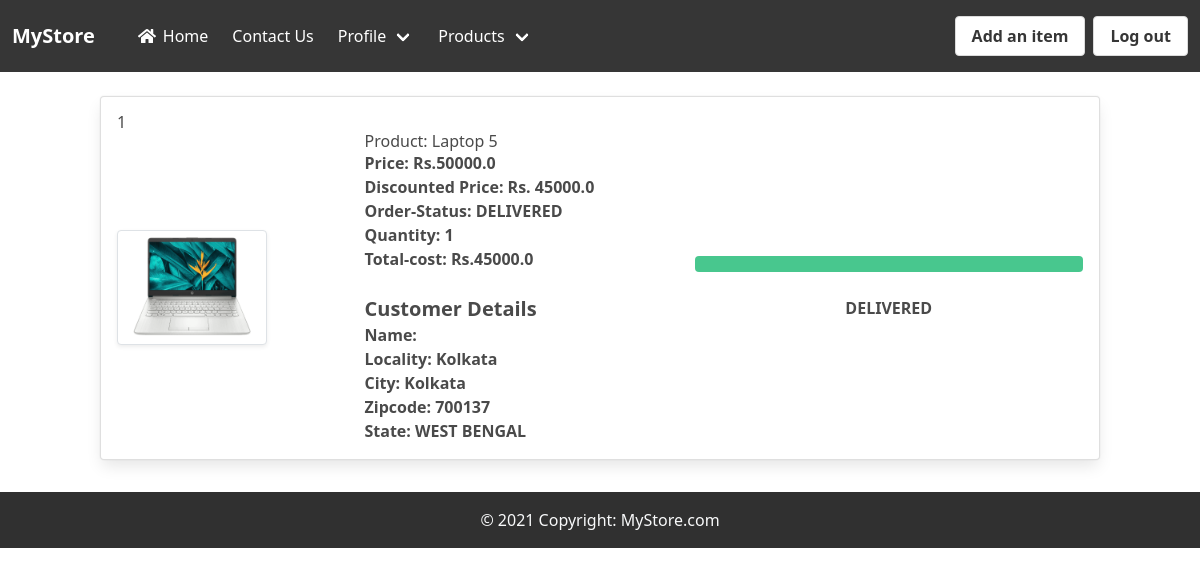
Page /seller/order_placed/ (signed in) on the committed database.
### app/models.py (models this page shows, shortened)
class Confirmation(models.Model):
    user = models.ForeignKey(User, on_delete=models.CASCADE)
    customer = models.ForeignKey(Customer, on_delete=models.CASCADE)
    product = models.ForeignKey(Product, on_delete=models.CASCADE)
    quantity = models.PositiveIntegerField(default=0)
    order_date = models.DateTimeField(auto_now_add=True)
    order_status = models.CharField(
        choices=STATUS_CHOICES, max_length=50, default='PENDING')
    seller_id = models.CharField(max_length=10, default="000")
    class Meta:
        verbose_name_plural = "confirmation"
    @property
    def total_cost(self):
        return self.quantity * self.product.discountedPrice

class Product(models.Model):
    is_verified = models.BooleanField(default=False)
    name = models.CharField(max_length=300)
    description = models.TextField()
    price = models.FloatField()
    discountedPrice = models.FloatField()
    category = models.CharField(choices=Category_choices, max_length=3)
    brand = models.CharField(max_length=200)
    image = models.ImageField(upload_to='productimg')
    seller = models.IntegerField(default="00")

class Customer(models.Model):
    user = models.ForeignKey(User, on_delete=models.CASCADE)
    name = models.CharField(max_length=200)
    locality = models.CharField(max_length=300)
    city = models.CharField(max_length=100)
    zipcode = models.CharField(max_length=6)
    state = models.CharField(choices=STATE_CHOICES, max_length=50)
    class Meta:
        verbose_name_plural = 'customer'

### seller/views.py (the view)
# urls.py: path('order_placed/', views.order_placed, name="order-placed"),
@login_required
def order_placed(request):
    user = request.user
    confirmations = Confirmation.objects.filter(seller_id=user.id).order_by('id').reverse()
    if confirmations:
        return render(request, 'seller/order_placed.html', {'confirmations': confirmations})
    else:
        return render(request, 'seller/no_confirmations.html')

### seller/templates/seller/order_placed.html (shortened to what this page needs)
{% extends 'seller/core/base.html' %}
{% block content %}
{% for c in confirmations %}
<div class="container col-sm">
    <div class="card mb-2">
        <div class="card-body hover:bg-gray-300">
            <div class="row">
                <h5>{{forloop.counter}}</h5>
                <div class="col-sm-3 text-center align-self-center">
                    {% if c.product.image %}
                    <a href="{% url 'seller:product-detail' c.id %}" class="mx-auto"><img src="{{c.product.image.url}}" alt=""
                            srcset="" class="img-fluid img-thumbnail shadow-sm" height="150" width="150"></a>
                    {% endif %}
                </div>
                <div class="col-sm-4">
                    <h5>Product: {{c.product.name}}</h5>
                    <p class="fw-bold">Price: Rs.{{c.product.price}}</p>
                    <p class="fw-bold">Discounted Price: Rs. {{c.product.discountedPrice}}</p>
                    <p class="fw-bold">Order-Status: {{c.order_status}}</p>
                    <p class="fw-bold">Quantity: {{c.quantity}}</p>
                    <p class="fw-bold">Total-cost: Rs.{{c.total_cost}}</p>
                    <br>
                    <h3 class="text-xl"><b>Customer Details</b></h3>
                    <p class="fw-bold">Name: {{c.customer.name}}</p>
                    <p class="fw-bold">Locality: {{c.customer.locality}}</p>
                    <p class="fw-bold">City: {{c.customer.city}}</p>
                    <p class="fw-bold">Zipcode: {{c.customer.zipcode}}</p>
                    <p class="fw-bold">State: {{c.customer.state}}</p>
                </div>
                <div class="col-sm-5 my-auto">
                    {% ifequal c.order_status 'DELIVERED' %}
                        <progress class="progress is-success mx-auto" value="100" max="100">100%</progress>
                        <p class="text-center"><b>{{c.order_status}}</b></p>
                    {% endifequal %}
                </div>
            </div>
        </div>
    </div>
</div>
{% endfor %}
{% endblock %}

### rows in the picture
Confirmation: product.image (picture), product.name "Laptop 5", product.price "50000.0", product.discountedPrice "45000.0", order_status "DELIVERED", quantity "1", total_cost "45000.0", customer.locality "Kolkata", customer.city "Kolkata", customer.zipcode "700137", customer.state "WEST BENGAL"
